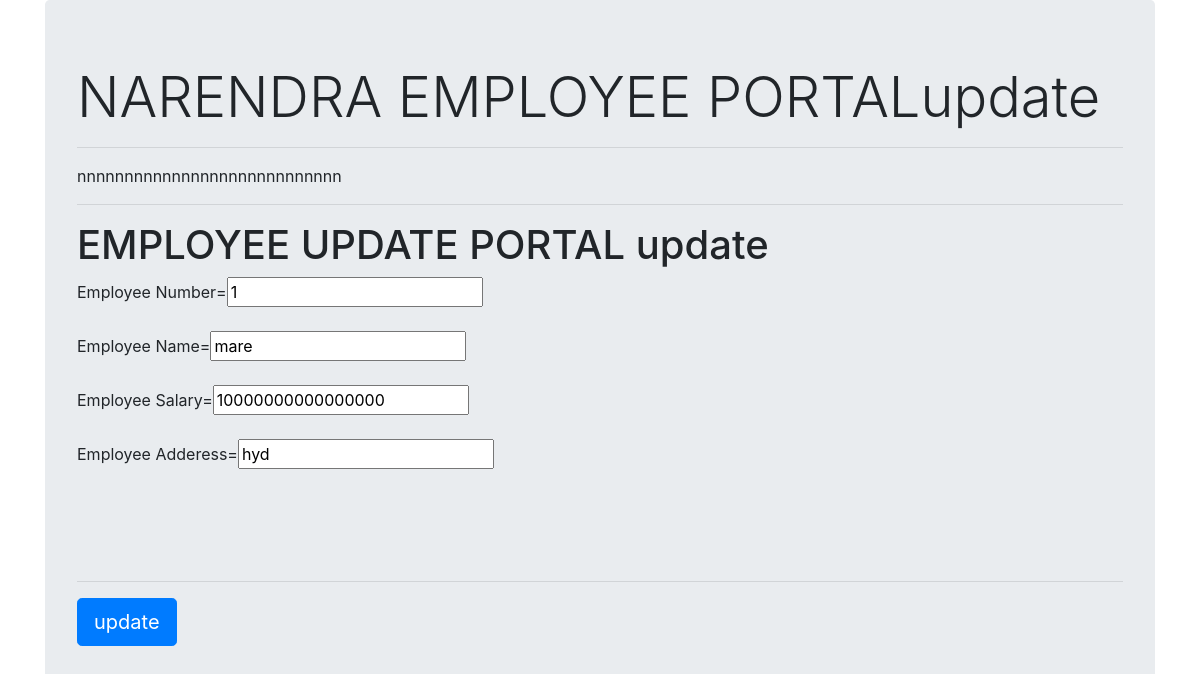
The app's page /update/1/ with its own data.
### crudapp/models.py (models this page shows)
class employee(models.Model):
    eno=models.IntegerField()
    ename=models.CharField(max_length=30)
    esal=models.IntegerField()
    eaddr=models.CharField(max_length=30)

### crudapp/views.py (the view, shortened to what this page needs)
# urls.py: path('update/<int:id>/', views.update),
def update(request,id):
    msg='update'
    emp=employee.objects.get(id=id)
    return render(request,'test/update.html',{'employee':emp,'msg':msg})

### templates/test/update.html (shortened to what this page needs)
<!DOCTYPE html>
{%extends 'test/base.html'%}
{%block body%}
<h1>EMPLOYEE UPDATE PORTAL {{msg}}</h1>
<form method="POST">
  Employee Number=<input type="text" name="eno" value="{{employee.eno}}"><br><br>
  Employee Name=<input type="text" name="ename" value="{{employee.ename}}"><br><br>
  Employee Salary=<input type="text" name="esal" value="{{employee.esal}}"><br><br>
  Employee Adderess=<input type="text" name="eaddr" value="{{employee.eaddr}}"><br><br><br><br><br><hr>
  <input type="submit" class="btn btn-primary btn-lg" value="update">
</form>
{%endblock%}

### records on screen
employee: eno "1", ename "mare", esal "10000000000000000", eaddr "hyd"

### other values on screen
{{ msg }} "update"
